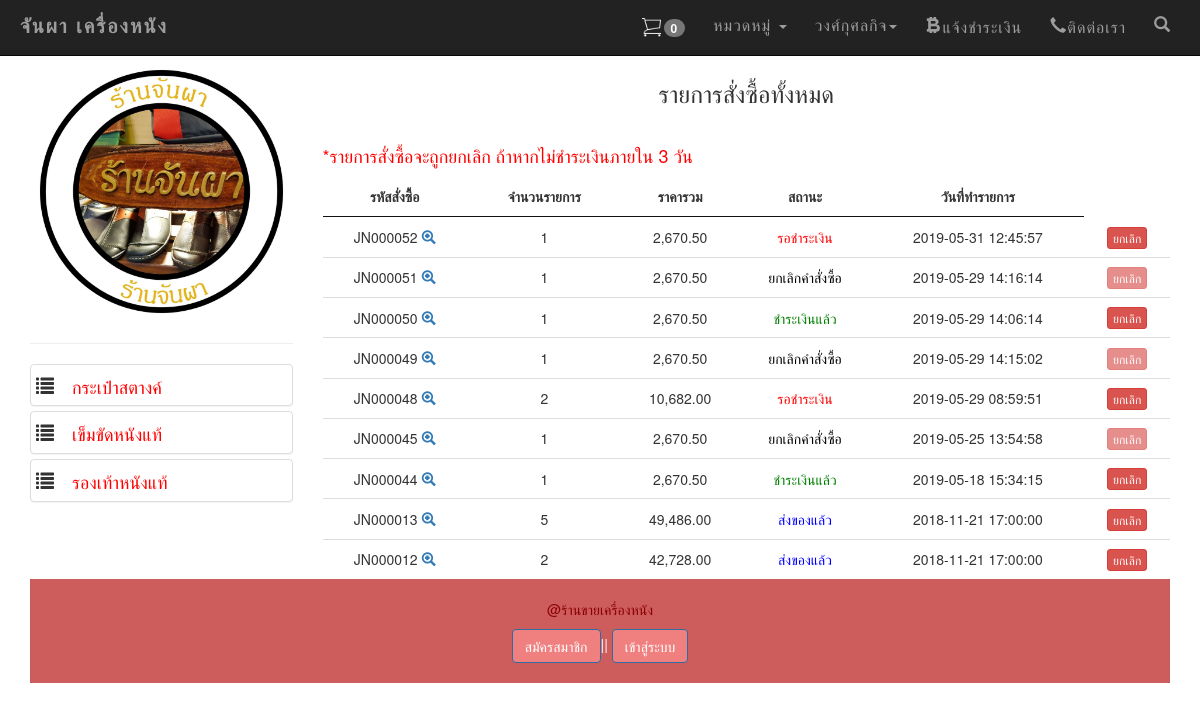
Before: /my_order.php?page=mycart (signed in) with the older database file.
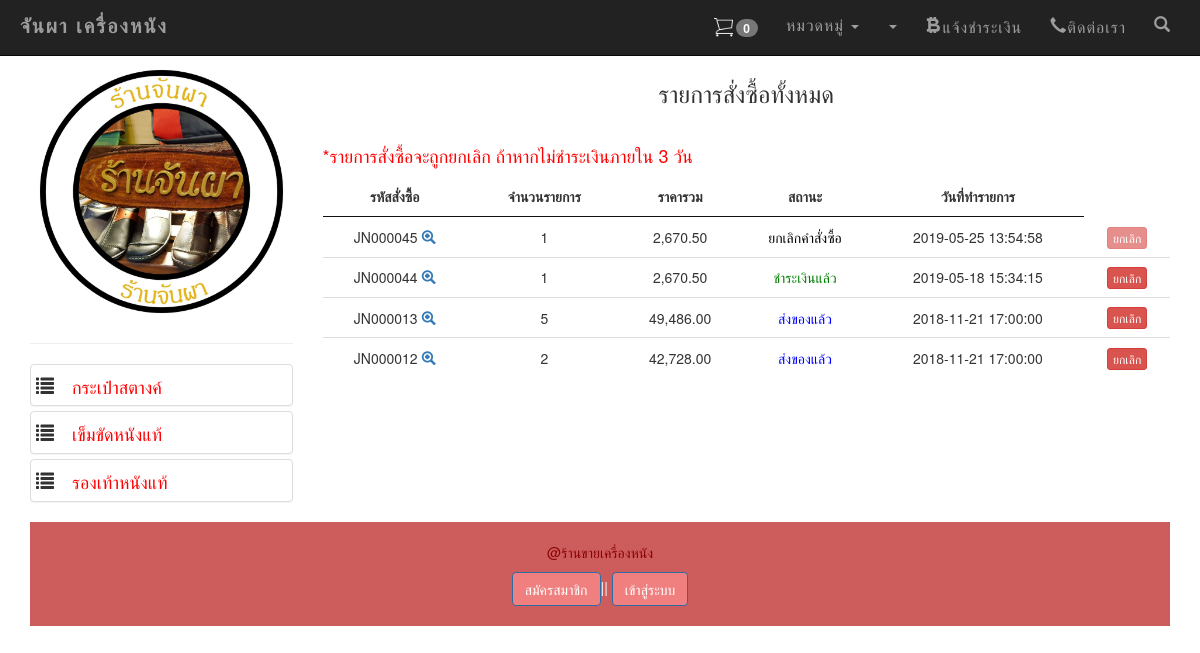
After: the same page with the newer database file.
### tables this page shows
CREATE TABLE `tbl_member` (
  `mem_id` int(11) NOT NULL,
  `mem_fname` varchar(50) NOT NULL,
  `mem_lname` varchar(50) NOT NULL,
  `numna` varchar(11) NOT NULL,
  `mem_address` varchar(255) NOT NULL,
  `mem_tel` varchar(10) NOT NULL,
  `mem_username` varchar(20) NOT NULL,
  `mem_password` varchar(20) NOT NULL,
  `mem_email` varchar(20) NOT NULL,
  `status` varchar(5) NOT NULL,
  `sid` varchar(32) NOT NULL,
  `active` varchar(3) NOT NULL,
  `dateinsert` timestamp NOT NULL DEFAULT CURRENT_TIMESTAMP ON UPDATE CURRENT_TIMESTAMP
);

CREATE TABLE `tbl_type` (
  `t_id` int(11) NOT NULL,
  `t_type` varchar(11) NOT NULL,
  `t_name` varchar(100) NOT NULL
);

CREATE TABLE `tbl_order` (
  `order_id` int(6) UNSIGNED ZEROFILL NOT NULL,
  `mem_id` int(11) NOT NULL,
  `name` varchar(100) NOT NULL,
  `address` varchar(500) NOT NULL,
  `email` varchar(100) NOT NULL,
  `phone` varchar(10) NOT NULL,
  `order_status` int(1) NOT NULL,
  `pay_slip` varchar(200) DEFAULT NULL,
  `b_name` varchar(100) DEFAULT NULL,
  `b_number` varchar(200) DEFAULT NULL,
  `pay_date` date DEFAULT NULL,
  `pay_amount` float(10,2) DEFAULT NULL,
  `postcode` varchar(30) DEFAULT NULL,
  `order_date` timestamp NOT NULL DEFAULT CURRENT_TIMESTAMP ON UPDATE CURRENT_TIMESTAMP
);

### mycart.php (the view, shortened to what this page needs)
<?php require_once('Connections/condb.php'); ?>
<?php
$colname_mm = "-1";
if (isset($_SESSION['MM_Username'])) {
	$colname_mm = $_SESSION['MM_Username'];
}
$query_mm = sprintf("SELECT * FROM tbl_member WHERE mem_username = %s", GetSQLValueString($colname_mm, "text"));
$mm = mysql_query($query_mm, $condb) or die(mysql_error());
$row_mm = mysql_fetch_assoc($mm);
$mem_id = $row_mm['mem_id'];
$query_mycart = sprintf("SELECT o.order_id as oid, o.mem_id, o.order_status, o.order_date, d.p_id , d.p_c_qty, d.order_id , count(d.order_id) as coid , SUM(d.total) as ctotal FROM tbl_order as o, tbl_order_detail as d WHERE o.mem_id = $mem_id AND o.order_id = d.order_id GROUP BY o.order_id ORDER BY o.order_id DESC " , GetSQLValueString($colname_mycart , "int"));
$mycart = mysql_query($query_mycart , $condb) or die(mysql_error());
$row_mycart = mysql_fetch_assoc($mycart);
$totalRows_mycart = mysql_num_rows($mycart);
?>
<?php include('datatable.php'); ?>
<h3 align="center">รายการสั่งซื้อทั้งหมด</h3><br>
<h4 align="left" style="color: red;" >*รายการสั่งซื้อจะถูกยกเลิก ถ้าหากไม่ชำระเงินภายใน 3 วัน</h4>
<table id="example" class="display" cellspacing="1" border="0" >
	<thead>
		<tr >
			<th>รหัสสั่งซื้อ</th>
			<th>จำนวนรายการ</th>
			<th>ราคารวม</th>
			<th>สถานะ</th>
			<th>วันที่ทำรายการ</th>
		</tr>
	</thead>
	<?php if ($totalRows_mycart > 0) { ?>
		<?php do { ?>
			<tr align="center">
				<td>
					JN<?php echo str_pad($row_mycart['oid'], 6, "0", STR_PAD_LEFT);?>
					<span id="hp">
						<a href="my_order.php?order_id=<?php echo $row_mycart['oid'];?>act=show-order">
							<span class="glyphicon glyphicon-zoom-in"></span>
						</a>
					</span>
				</td>
				<td align="center">
					<?php echo $row_mycart['coid'];?>
				</td>
				<td align="center">
					<?php echo number_format($row_mycart['ctotal'],2);?>
				</td>
				<td align="center">
					<font color="red">
						<?php $status = $row_mycart['order_status'];
						include('backend/status.php');
						?>
					</font>
				</td>
				<td> <?php echo $row_mycart['order_date'];?></td>
				<td><center>
		<?php if ($status == 4): ?>
			<a href="del_order.php?order_id=<?php echo $row_mycart['oid'];?>&order_status=4&q=<?php echo $row_mycart['p_c_qty'];?>&p=<?php echo $row_mycart['p_id'];?>" class="btn btn-danger btn-xs" onClick="return confirm('ยืนยันการยกเลิกคำสั่งซื้อ');" disabled>
					ยกเลิก </a></center>
			<?php else: ?>
				<a href="del_order.php?order_id=<?php echo $row_mycart['oid'];?>&order_status=4&q=<?php echo $row_mycart['p_c_qty'];?>&p=<?php echo $row_mycart['p_id'];?>" class="btn btn-danger btn-xs" onClick="return confirm('ยืนยันการยกเลิกคำสั่งซื้อ');">
					ยกเลิก </a></center>
		<?php endif ?>
				</td>
			</tr>
		<?php } while ($row_mycart = mysql_fetch_assoc($mycart)); } ?>
	</table>

### my_order.php (shortened to what this page needs)
<?php
if (!function_exists("GetSQLValueString")) {
  function GetSQLValueString($theValue, $theType, $theDefinedValue = "", $theNotDefinedValue = "")
  {
    $theValue = function_exists("mysql_real_escape_string") ? mysql_real_escape_string($theValue) : mysql_escape_string($theValue);
    switch ($theType) {
      case "text":
      $theValue = ($theValue != "") ? "'" . $theValue . "'" : "NULL";
      break;
      case "long":
      case "int":
      $theValue = ($theValue != "") ? intval($theValue) : "NULL";
      break;
    }
    return $theValue;
  }
}
?>
<!DOCTYPE html>
<html lang="en" >
<head>
  <?php include('h.php'); ?>
  <?php include('datatable.php'); ?>
</head>
<body>
  <div>
    <?php include('test2navbar.php') ?>
  </div>
  <div class="container">
    <div class="row">
      <div class="col-md-3" id="hp">
        <?php include('category2.php') ?>
      </div>
      <div class="col-md-9" >
        <?php
        $page = $_GET['page'];
        $mem_id = $_GET['mem_id'];
        if ($page == 'mycart') {
         include('mycart.php');
       }elseif ($mem_id != '') {
         include('edit_profile.php');
       } else  {
        include('detail_order_afer_cartdone.php');
      }
      ?>
    </div>
    <div class="col-md-12" >
      <?php  include 'f.php'; ?>
    </div>
  </div>
</div>
</body>
</html>

### h.php (shortened to what this page needs)
<link href="css/bootstrap.min.css" rel="stylesheet">
<link  href="css/style.css" rel="stylesheet" />

### datatable.php (shortened to what this page needs)
<link rel="stylesheet" type="text/css" href="dt/jquery.dataTables.min.css">

### login.php (shortened to what this page needs)
<!DOCTYPE html>
<html lang="en">
<head>
</head>
<body>
  </body>
  </html>

### register.php (shortened to what this page needs)
<!DOCTYPE html>
<html lang="en">
<head>
  <?php include('datatable.php');?>
</head>
<body>
</body>
</html>

### reset_password.php (shortened to what this page needs)
  <!DOCTYPE html>
  <html lang="en">
  <head>
    <?php include('h.php');?>
  </head>
  <body>
</body>
</html>

### test2navbar.php (shortened to what this page needs)
		<?php include('login.php');?>
		<?php include('register.php');?>
		<?php include('reset_password.php');?>
<?php require_once('Connections/condb.php'); ?>
<?php
$colname_mlogin = "-1";
if (isset($_SESSION['MM_Username'])) {
	$colname_mlogin = $_SESSION['MM_Username'];
}
$query_mlogin = sprintf("SELECT * FROM tbl_member WHERE mem_username = '$colname_mlogin'");
$mlogin = mysql_query( $query_mlogin,$condb) or die(mysql_error());
$row_mlogin = mysql_fetch_assoc($mlogin);
?>
<?php
if (isset($_SESSION['shopping_cart'])) {
	$meQty = 0;
	foreach ($_SESSION['shopping_cart'] as $meItem) {
		$meQty = $meQty + $meItem;
	}
} else {
	$meQty = 0;
}
?>
<nav class="[ navbar navbar-inverse navbar-fixed-top ][ navbar-bootsnipp animate ]" role="navigation">
	<div class="[ container ]">
		<div class="[ navbar-header ]">
			<div class="[ animbrand ]">
				<a class="[ navbar-brand ][ animate ]" href="index.php"> จันผา เครื่องหนัง </a>
			</div>
		</div>
		<div class="[ collapse navbar-collapse ]" id="bs-example-navbar-collapse-1">
			<ul class="[ nav navbar-nav navbar-right ]">
				<li><a href="" data-target="#product_view" data-toggle="modal" ><img src="img/cart.png" class="cart" width="25" /><span class="badge"> <?php echo $meQty; ?></span></a> </li>
				<li>
					<a href="" class="[ dropdown-toggle ][ animate ]" data-toggle="dropdown">หมวดหมู่ <span class="[ caret ]"></span></a>
				</li>
				<?php
				$mm = ($_SESSION['MM_Username']);
				if($mm != ''){?>
					<li>
						<a href="" class="[ dropdown-toggle ][ animate ]" data-toggle="dropdown"><?php echo $row_mlogin['mem_name'];?><span class="[ caret ]"></span></a>
						</li>
					<?php }?>
					<li><a href="#" class="[ animate glyphicon glyphicon-bitcoin ]" data-target="#howto_view" data-toggle="modal" >แจ้งชำระเงิน</a></li>
					<li><a href="#" class="[ glyphicon glyphicon-earphone ]" data-target="#contract_view" data-toggle="modal" >ติดต่อเรา</a></li>
					<li class="[ hidden-xs ]"><a href="#toggle-search" class="[ animate ]"><span class="[ glyphicon glyphicon-search ]"></span></a></li>
				</ul>
			</div>
		</div>
	</nav>
	<br>
	<br>
	<br>

### category2.php (shortened to what this page needs)
<?php
$query_typeprd = "SELECT * FROM tbl_type ORDER BY t_id ASC";
$typeprd = mysql_query($query_typeprd, $condb) or die(mysql_error());
$row_typeprd = mysql_fetch_assoc($typeprd);
?>
<div class="panel-group">
    <a href="index.php" ><img src="img/logo.jpg" class="img img-responsive" /></a>
  <hr/>
  <?php do { ?>
    <div class="panel panel-default"><h4> &nbsp;<span class="glyphicon glyphicon-list">
      <a href="index.php?t_id=<?php echo $row_typeprd['t_id'];?>&type_name=<?php echo $row_typeprd['t_name'];?>" ><font color="red"><?php echo $row_typeprd['t_name']; ?></font></a></span></h4></div>
    <?php } while ($row_typeprd = mysql_fetch_assoc($typeprd)); ?>
  </div>

### backend/status.php
<?php
if ($status == 1) {
	echo "<font color='red'>";
	echo "รอชำระเงิน";
	echo "</font>";
}elseif ($status == 2) {
	echo "<font color='green'>";
	echo "ชำระเงินแล้ว";
	echo "</font>";
}elseif ($status == 3) {
	echo "<font color='blue'>";
	echo "ส่งของแล้ว";
	echo "</font>";
}elseif ($status == 4) {
	echo "<font color='black'>";
	echo "ยกเลิกคำสั่งซื้อ";
	echo "</font>";
}
?>

### f.php (shortened to what this page needs)
<footer class="footer navbar-bottom" id="hp">
  <br />
  <font color="#8B0000"><p>@ร้านขายเครื่องหนัง </p> </font>
  <a class="btn btn-primary" href="register.php"  data-target='#regis_view' data-toggle='modal' style="background-color:  #F08080;">สมัครสมาชิก </a>||
  <a href="login.php" class="btn btn-primary"  data-target='#login_user' data-toggle='modal' style="background-color:   #F08080;"> เข้าสู่ระบบ</a><br />
 <br />
</footer>

### css/style.css (style rules this page uses)
th { text-align:center; }

### test2navbar.php (style rules this page uses)
.animate { -webkit-transition: all 0.3s ease-in-out; -moz-transition: all 0.3s ease-in-out; -o-transition: all 0.3s ease-in-out; -ms-transition: all 0.3s ease-in-out; transition: all 0.3s ease-in-out; }
.navbar-bootsnipp { background-color: rgb(255, 255, 255); border-color: rgb(95, 176, 228); border-radius: 0px; margin-bottom: 0px; z-index: 100; }
.navbar-bootsnipp .navbar-brand { color: rgb(95, 176, 228); font-weight: 900; letter-spacing: 2px; }
.navbar-bootsnipp .navbar-nav > li > a { border: 0px solid rgb(95, 176, 228); color: rgb(120, 120, 120); padding: 15px 14px; }
@media screen and (min-width: 768px) { .navbar-bootsnipp .navbar-brand { font-size: 20px; height: auto; padding: 15px 5px; } }
@media screen and (min-width: 768px) { .navbar-bootsnipp .navbar-nav > li > a { font-size: 16px; letter-spacing: 1px; } }

### f.php (style rules this page uses)
.footer { left: 0; bottom: 0; width: 100%; background-color: #CD5C5C; color: white; text-align: center; }

Changed rows visible on the page:
no longer on this page (row edited): tbl_member: mem_name "วงศ์กุศลกิจ"
removed tbl_order: order_id "000052", coid "1", ctotal "2,670.50", order_status "รอชำระเงิน", order_date "2019-05-31 12:45:57"
removed tbl_order: order_id "000051", coid "1", ctotal "2,670.50", order_status "ยกเลิกคำสั่งซื้อ", order_date "2019-05-29 14:16:14"
removed tbl_order: order_id "000050", coid "1", ctotal "2,670.50", order_status "ชำระเงินแล้ว", order_date "2019-05-29 14:06:14"
no longer on this page (row edited): tbl_order: order_id "000049", coid "1", ctotal "2,670.50", order_status "ยกเลิกคำสั่งซื้อ", order_date "2019-05-29 14:15:02"
no longer on this page (row edited): tbl_order: order_id "000048", coid "2", ctotal "10,682.00", order_status "รอชำระเงิน", order_date "2019-05-29 08:59:51"
